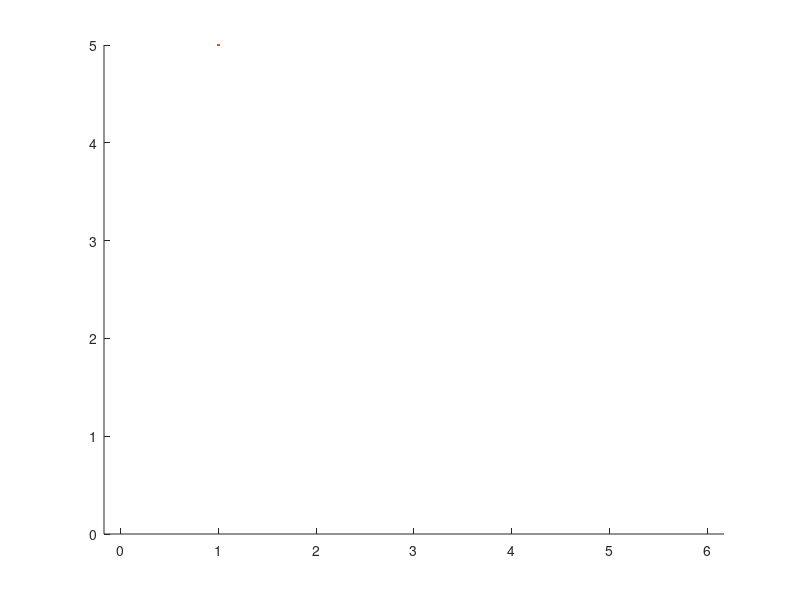

MATLAB code to generate this figure:
function spirograph()
%Generates spirograph designs via user input.
cond = 'y';
fileID = fopen('spiro_file.txt','w');
fprintf(fileID, 'Spirograph Instructions\n\n');

while strcmp(cond,'y')
R = input('Enter radius of gear: ');
r = input('Enter radius, r, of inside wheel: ');
rho = input('Enter displacement from center of wheel (between -r and r): ');
shift = input('Enter CCW rotation in radians: ');
shift = -1*shift;
color = input('Color: ');
fprintf(fileID, 'R=%f,r=%f,rho=%f,shift=%f\n\n',[R,r,rho,-1*shift]);

figure(1)
hold on
t = linspace(0,(lcm(r,R)/r)*2*pi,10000);
x = (R-r)*cos(t-shift)+rho*cos((R/r-1)*(t));
y = (R-r)*sin(t-shift)-rho*sin((R/r-1)*(t));
plot(x,y,color)
axis equal
%{
figure(2)
hold on
x = R*cos(t); y = R*sin(t);
plot(x,y,color)
x = (R-r)*cos(-shift)+r*cos(t); y = (R-r)*sin(-shift)+r*sin(t);
hold on
plot(x,y,color)
hold on
plot((R-r+rho)*cos(-shift),(R-r+rho)*sin(-shift),strcat('.',color),'Markersize',20)
grid
axis equal
%}
cond = input('Add design (y/n)? ');

end
fclose(fileID);
cond = input('Save a pdf of design (y/n)? ');
if strcmp(cond,'y')
    axis off
    print('my_design','-depsc')  %Create eps file.
    eps2pdf('my_design.eps'); %User needs this file in their current folder.
end
close all
clear
clc
end
